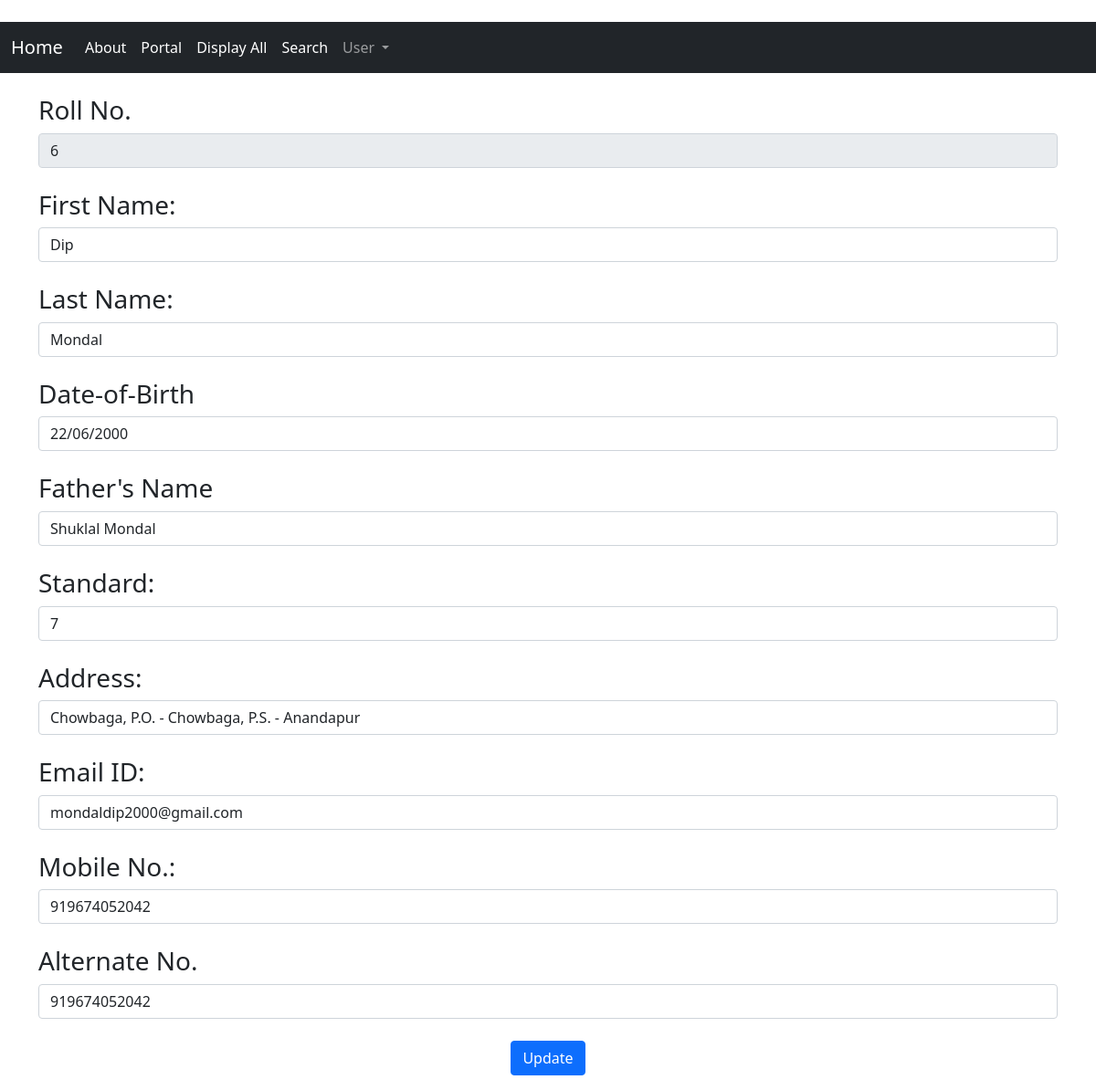
Screenshot of /web/display/edit/6 (signed in) with the database file from the repository.
### web/models.py (models this page shows)
class StudentDetails(models.Model):
    first_name = models.CharField(max_length=50)
    last_name = models.CharField(max_length=50)
    date_of_birth = models.CharField(max_length=50)
    guardian_name = models.CharField( max_length=50)
    standard = models.ForeignKey(Stu_Class,related_name='student_class' ,on_delete=models.CASCADE)
    address = models.TextField(max_length=600)
    email = models.EmailField(max_length=254)
    mobile = models.TextField(max_length=10)
    guardian_mobile = models.TextField(max_length=10)

### web/views.py (the view)
# urls.py: path('display/edit/<int:id>',views.update_student,name='update'),
@login_required
def update_student(request,id):
    if(request.method == 'POST'):
        fname = request.POST['fname']
        lname = request.POST['lname']
        dob = request.POST['dob']
        parent = request.POST['parent']
        standard = request.POST['standard']
        address= request.POST['address']
        email= request.POST['email']
        phone= request.POST['phone']
        p_phone= request.POST['p_phone']
        StudentDetails.objects.filter(id=id).update(first_name=fname,last_name=lname,date_of_birth=dob,guardian_name=parent,standard=standard,address=address,email=email,mobile=phone,guardian_mobile=p_phone)
        return redirect('display')
    else:
        stud_data = StudentDetails.objects.get(id=id)
        return render(request,'web/update_student.html',{'stud_data':stud_data})

### web/templates/web/update_student.html (shortened to what this page needs)
{% extends 'startup.html' %}
{% load crispy_forms_tags %}
{% block content %}
<form action="" method="POST">
    <h3>Roll No.</h3><input type="text" name="id" class="form-control" value="{{ stud_data.id }}" readonly><br>
    <h3>First Name:</h3><input type="text" name="fname" class="form-control" value="{{ stud_data.first_name }}"><br>
    <h3>Last Name:</h3><input type="text" name="lname" class="form-control" value="{{ stud_data.last_name }}"><br>
    <h3>Date-of-Birth</h3><input type="text" name="dob" class="form-control" value="{{ stud_data.date_of_birth }}"><br>
    <h3>Father's Name</h3><input type="text" name="parent" class="form-control" value="{{ stud_data.guardian_name }}"><br>
    <h3>Standard:</h3><input type="text" name="standard" class="form-control" value="{{ stud_data.standard_id}}"><br>
    <h3>Address:</h3><input type="text" name="address" class="form-control" value="{{ stud_data.address }}"><br>
    <h3>Email ID:</h3><input type="text" name="email" class="form-control"  value="{{ stud_data.email }}"><br>
    <h3>Mobile No.:</h3><input type="text" name="phone" class="form-control" value="{{ stud_data.mobile }}"><br>
    <h3>Alternate No.</h3><input type="text" name="p_phone" class="form-control" value="{{ stud_data.guardian_mobile }}"><br>
    <center><button type="submit" class="btn btn-primary" >Update</button>
</form>
{% endblock  %}

### static/css/styling.css (style rules this page uses)
.form-control { position: relative; }

### rows the page displays
StudentDetails: id "6", fname "Dip", lname "Mondal", dob "22/06/2000", parent "Shuklal Mondal", standard "7", address "Chowbaga, P.O. - Chowbaga, P.S. - Anandapur", email "mondaldip2000@gmail.com", phone "919674052042", p_phone "919674052042"
